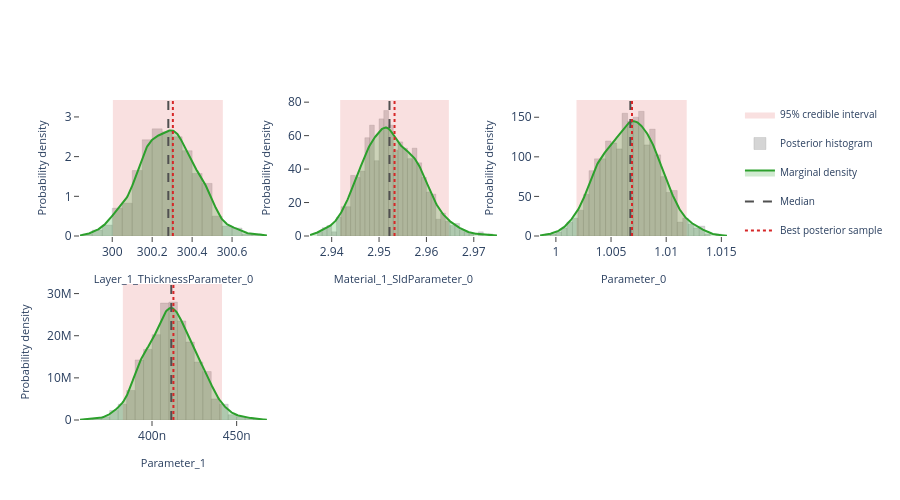

Notebook cell for this chart:
### Markdown cell above
## Interactive posterior plots

The next three cells render the same Plotly figures that are shown on the
Bayesian Posterior tab of the EasyReflectometryApp:

* **Marginals** — per-parameter distribution: histogram + smooth KDE marginal,
  shaded 95% credible interval, and median / best-sample lines
  (`plot_distribution` or `posterior.distribution()`)
* **Corner plot** — pairwise marginals + 2-D contours + scatter (`plot_corner`)
* **Traces** — per-chain trace + marginal histogram (`plot_trace`)

The standalone helpers are called with ``return_figure=True`` so they return a
Plotly ``Figure`` that we render in the notebook with ``fig.show()``; the
``PosteriorResults`` methods return the figure directly.

### Code cell
# ---- Marginal posterior distributions ---------------------------------------
# One panel per free parameter, each overlaying the posterior histogram, a
# smooth Gaussian-KDE marginal, the shaded 95% credible interval, and the
# median / best-sample reference lines.  Mirrors the "Marginals" sub-tab in
# the EasyReflectometryApp.

# The PosteriorResults method passes ``logp`` through automatically so the
# best posterior sample (MAP) line is drawn:
fig = posterior.distribution()
fig.show()

# Standalone equivalent (pass ``logp`` to get the best-sample line):
# fig = plot_distribution(
#     posterior.draws,
#     posterior.param_names,
#     logp=posterior.logp,
#     return_figure=True,
# )
# fig.show()

### Figure 1 — Plotly figure (JSON) as saved in the notebook; plotly's stock layout.template omitted (floating-point values rounded to 4 significant figures; data arrays with more than 128 entries replaced by an {"elided": "..."} marker saying what was removed)
{"data": [{"fill": "toself", "fillcolor": "rgba(214, 39, 40, 0.14)", "hoverinfo": "skip", "legendgroup": "95% credible interval", "line": {"color": "rgba(214, 39, 40, 0.14)", "width": 0}, "mode": "lines", "name": "95% credible interval", "showlegend": true, "type": "scatter", "x": [300.0, 300.6, 300.6, 300.0, 300.0], "xaxis": "x", "y": [0.0, 0.0, 3.427, 3.427, 0.0], "yaxis": "y"}, {"histnorm": "probability density", "hovertemplate": "sample=%{x:.4f}<br>density: %{y:.2f}<extra></extra>", "legendgroup": "histogram", "marker": {"color": "rgba(120, 120, 120, 0.38)", "line": {"color": "rgba(120, 120, 120, 0.24)", "width": 1}}, "name": "Posterior histogram", "nbinsx": 40, "opacity": 0.82, "showlegend": true, "type": "histogram", "x": {"elided": "800 float values"}, "xaxis": "x", "yaxis": "y"}, {"fill": "tozeroy", "fillcolor": "rgba(44, 160, 44, 0.22)", "hovertemplate": "Layer_1_ThicknessParameter_0: %{x:.4f}<br>density: %{y:.4f}<extra></extra>", "legendgroup": "marginal", "line": {"color": "rgb(44, 160, 44)", "width": 2}, "mode": "lines", "name": "Marginal density", "showlegend": true, "type": "scatter", "x": {"elided": "256 float values"}, "xaxis": "x", "y": {"elided": "256 float values"}, "yaxis": "y"}, {"hovertemplate": "Median: %{x:.4f}<extra></extra>", "legendgroup": "Median", "line": {"color": "rgb(80, 80, 80)", "dash": "dash", "width": 2}, "mode": "lines", "name": "Median", "showlegend": true, "type": "scatter", "x": [300.3, 300.3], "xaxis": "x", "y": [0.0, 3.427], "yaxis": "y"}, {"hovertemplate": "Best posterior sample: %{x:.4f}<extra></extra>", "legendgroup": "Best posterior sample", "line": {"color": "rgb(214, 39, 40)", "dash": "dot", "width": 2}, "mode": "lines", "name": "Best posterior sample", "showlegend": true, "type": "scatter", "x": [300.3, 300.3], "xaxis": "x", "y": [0.0, 3.427], "yaxis": "y"}, {"fill": "toself", "fillcolor": "rgba(214, 39, 40, 0.14)", "hoverinfo": "skip", "legendgroup": "95% credible interval", "line": {"color": "rgba(214, 39, 40, 0.14)", "width": 0}, "mode": "lines", "name": "95% credible interval", "showlegend": false, "type": "scatter", "x": [2.942, 2.965, 2.965, 2.942, 2.942], "xaxis": "x2", "y": [0.0, 0.0, 81.3, 81.3, 0.0], "yaxis": "y2"}, {"histnorm": "probability density", "hovertemplate": "sample=%{x:.4f}<br>density: %{y:.2f}<extra></extra>", "legendgroup": "histogram", "marker": {"color": "rgba(120, 120, 120, 0.38)", "line": {"color": "rgba(120, 120, 120, 0.24)", "width": 1}}, "name": "Posterior histogram", "nbinsx": 40, "opacity": 0.82, "showlegend": false, "type": "histogram", "x": {"elided": "800 float values"}, "xaxis": "x2", "yaxis": "y2"}, {"fill": "tozeroy", "fillcolor": "rgba(44, 160, 44, 0.22)", "hovertemplate": "Material_1_SldParameter_0: %{x:.4f}<br>density: %{y:.4f}<extra></extra>", "legendgroup": "marginal", "line": {"color": "rgb(44, 160, 44)", "width": 2}, "mode": "lines", "name": "Marginal density", "showlegend": false, "type": "scatter", "x": {"elided": "256 float values"}, "xaxis": "x2", "y": {"elided": "256 float values"}, "yaxis": "y2"}, {"hovertemplate": "Median: %{x:.4f}<extra></extra>", "legendgroup": "Median", "line": {"color": "rgb(80, 80, 80)", "dash": "dash", "width": 2}, "mode": "lines", "name": "Median", "showlegend": false, "type": "scatter", "x": [2.952, 2.952], "xaxis": "x2", "y": [0.0, 81.3], "yaxis": "y2"}, {"hovertemplate": "Best posterior sample: %{x:.4f}<extra></extra>", "legendgroup": "Best posterior sample", "line": {"color": "rgb(214, 39, 40)", "dash": "dot", "width": 2}, "mode": "lines", "name": "Best posterior sample", "showlegend": false, "type": "scatter", "x": [2.953, 2.953], "xaxis": "x2", "y": [0.0, 81.3], "yaxis": "y2"}, {"fill": "toself", "fillcolor": "rgba(214, 39, 40, 0.14)", "hoverinfo": "skip", "legendgroup": "95% credible interval", "line": {"color": "rgba(214, 39, 40, 0.14)", "width": 0}, "mode": "lines", "name": "95% credible interval", "showlegend": false, "type": "scatter", "x": [1.002, 1.012, 1.012, 1.002, 1.002], "xaxis": "x3", "y": [0.0, 0.0, 171.8, 171.8, 0.0], "yaxis": "y3"}, {"histnorm": "probability density", "hovertemplate": "sample=%{x:.4f}<br>density: %{y:.2f}<extra></extra>", "legendgroup": "histogram", "marker": {"color": "rgba(120, 120, 120, 0.38)", "line": {"color": "rgba(120, 120, 120, 0.24)", "width": 1}}, "name": "Posterior histogram", "nbinsx": 40, "opacity": 0.82, "showlegend": false, "type": "histogram", "x": {"elided": "800 float values"}, "xaxis": "x3", "yaxis": "y3"}, {"fill": "tozeroy", "fillcolor": "rgba(44, 160, 44, 0.22)", "hovertemplate": "Parameter_0: %{x:.4f}<br>density: %{y:.4f}<extra></extra>", "legendgroup": "marginal", "line": {"color": "rgb(44, 160, 44)", "width": 2}, "mode": "lines", "name": "Marginal density", "showlegend": false, "type": "scatter", "x": {"elided": "256 float values"}, "xaxis": "x3", "y": {"elided": "256 float values"}, "yaxis": "y3"}, {"hovertemplate": "Median: %{x:.4f}<extra></extra>", "legendgroup": "Median", "line": {"color": "rgb(80, 80, 80)", "dash": "dash", "width": 2}, "mode": "lines", "name": "Median", "showlegend": false, "type": "scatter", "x": [1.007, 1.007], "xaxis": "x3", "y": [0.0, 171.8], "yaxis": "y3"}, {"hovertemplate": "Best posterior sample: %{x:.4f}<extra></extra>", "legendgroup": "Best posterior sample", "line": {"color": "rgb(214, 39, 40)", "dash": "dot", "width": 2}, "mode": "lines", "name": "Best posterior sample", "showlegend": false, "type": "scatter", "x": [1.007, 1.007], "xaxis": "x3", "y": [0.0, 171.8], "yaxis": "y3"}, {"fill": "toself", "fillcolor": "rgba(214, 39, 40, 0.14)", "hoverinfo": "skip", "legendgroup": "95% credible interval", "line": {"color": "rgba(214, 39, 40, 0.14)", "width": 0}, "mode": "lines", "name": "95% credible interval", "showlegend": false, "type": "scatter", "x": [3.828e-07, 4.414e-07, 4.414e-07, 3.828e-07, 3.828e-07], "xaxis": "x4", "y": [0.0, 0.0, 32280000.0, 32280000.0, 0.0], "yaxis": "y4"}, {"histnorm": "probability density", "hovertemplate": "sample=%{x:.4f}<br>density: %{y:.2f}<extra></extra>", "legendgroup": "histogram", "marker": {"color": "rgba(120, 120, 120, 0.38)", "line": {"color": "rgba(120, 120, 120, 0.24)", "width": 1}}, "name": "Posterior histogram", "nbinsx": 40, "opacity": 0.82, "showlegend": false, "type": "histogram", "x": {"elided": "800 float values"}, "xaxis": "x4", "yaxis": "y4"}, {"fill": "tozeroy", "fillcolor": "rgba(44, 160, 44, 0.22)", "hovertemplate": "Parameter_1: %{x:.4f}<br>density: %{y:.4f}<extra></extra>", "legendgroup": "marginal", "line": {"color": "rgb(44, 160, 44)", "width": 2}, "mode": "lines", "name": "Marginal density", "showlegend": false, "type": "scatter", "x": {"elided": "256 float values"}, "xaxis": "x4", "y": {"elided": "256 float values"}, "yaxis": "y4"}, {"hovertemplate": "Median: %{x:.4f}<extra></extra>", "legendgroup": "Median", "line": {"color": "rgb(80, 80, 80)", "dash": "dash", "width": 2}, "mode": "lines", "name": "Median", "showlegend": false, "type": "scatter", "x": [4.114e-07, 4.114e-07], "xaxis": "x4", "y": [0.0, 32280000.0], "yaxis": "y4"}, {"hovertemplate": "Best posterior sample: %{x:.4f}<extra></extra>", "legendgroup": "Best posterior sample", "line": {"color": "rgb(214, 39, 40)", "dash": "dot", "width": 2}, "mode": "lines", "name": "Best posterior sample", "showlegend": false, "type": "scatter", "x": [4.126e-07, 4.126e-07], "xaxis": "x4", "y": [0.0, 32280000.0], "yaxis": "y4"}], "layout": {"barmode": "overlay", "height": 500, "legend": {"font": {"size": 10}}, "plot_bgcolor": "white", "showlegend": true, "xaxis": {"anchor": "y", "domain": [0.0, 0.2889], "range": [299.8, 300.8], "showgrid": false, "ticks": "outside", "title": {"font": {"size": 11}, "text": "Layer_1_ThicknessParameter_0"}, "zeroline": false}, "xaxis2": {"anchor": "y2", "domain": [0.3556, 0.6444], "range": [2.935, 2.975], "showgrid": false, "ticks": "outside", "title": {"font": {"size": 11}, "text": "Material_1_SldParameter_0"}, "zeroline": false}, "xaxis3": {"anchor": "y3", "domain": [0.7111, 1.0], "range": [0.9986, 1.016], "showgrid": false, "ticks": "outside", "title": {"font": {"size": 11}, "text": "Parameter_0"}, "zeroline": false}, "xaxis4": {"anchor": "y4", "domain": [0.0, 0.2889], "range": [3.575e-07, 4.679e-07], "showgrid": false, "ticks": "outside", "title": {"font": {"size": 11}, "text": "Parameter_1"}, "zeroline": false}, "xaxis5": {"anchor": "y5", "domain": [0.3556, 0.6444], "showgrid": false, "ticks": "outside", "zeroline": false}, "xaxis6": {"anchor": "y6", "domain": [0.7111, 1.0], "showgrid": false, "ticks": "outside", "zeroline": false}, "yaxis": {"anchor": "x", "domain": [0.575, 1.0], "range": [0.0, 3.427], "showgrid": false, "ticks": "outside", "title": {"font": {"size": 11}, "text": "Probability density"}, "zeroline": false}, "yaxis2": {"anchor": "x2", "domain": [0.575, 1.0], "range": [0.0, 81.3], "showgrid": false, "ticks": "outside", "title": {"font": {"size": 11}, "text": "Probability density"}, "zeroline": false}, "yaxis3": {"anchor": "x3", "domain": [0.575, 1.0], "range": [0.0, 171.8], "showgrid": false, "ticks": "outside", "title": {"font": {"size": 11}, "text": "Probability density"}, "zeroline": false}, "yaxis4": {"anchor": "x4", "domain": [0.0, 0.425], "range": [0.0, 32280000.0], "showgrid": false, "ticks": "outside", "title": {"font": {"size": 11}, "text": "Probability density"}, "zeroline": false}, "yaxis5": {"anchor": "x5", "domain": [0.0, 0.425], "showgrid": false, "ticks": "outside", "zeroline": false}, "yaxis6": {"anchor": "x6", "domain": [0.0, 0.425], "showgrid": false, "ticks": "outside", "zeroline": false}}}
